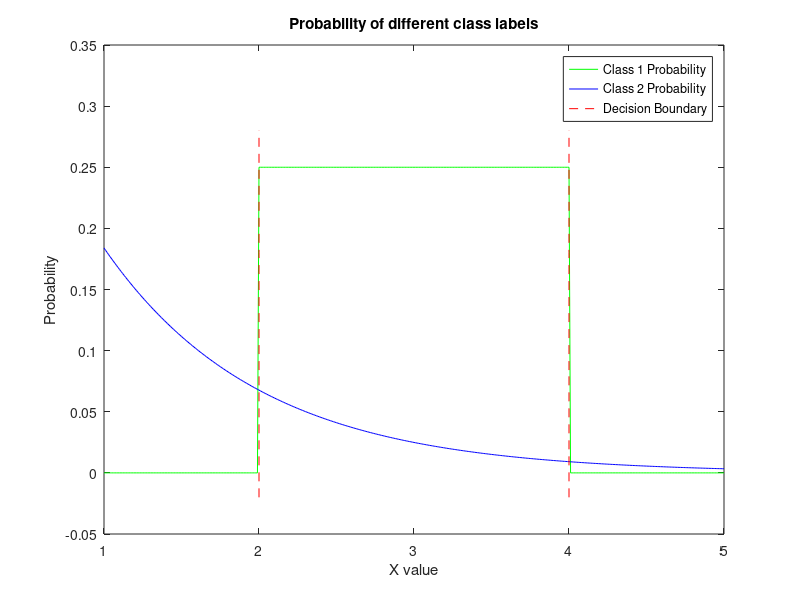

Here is the MATLAB script that generated this plot:
xVals = 1:0.01:5;
yVals1 = .5*exp(-xVals);
yVals2 = ((xVals >= 2)&(xVals<=4))*0.25;
boundsY = -0.02:1/10:0.3;
sizeBounds = size(boundsY);
numYvals = sizeBounds(2);
boundX = ones(1,numYvals);
root1 = 2;
root2 = 4;
bound1X = boundX.*root1;
bound2X = boundX.*root2;
plot(xVals,yVals2,'g-',xVals,yVals1,'b-',bound1X,boundsY,'r--',bound2X,boundsY,'r--');
xlabel('X value');
ylabel('Probability');
title('Probability of different class labels');
legend('Class 1 Probability','Class 2 Probability','Decision Boundary');